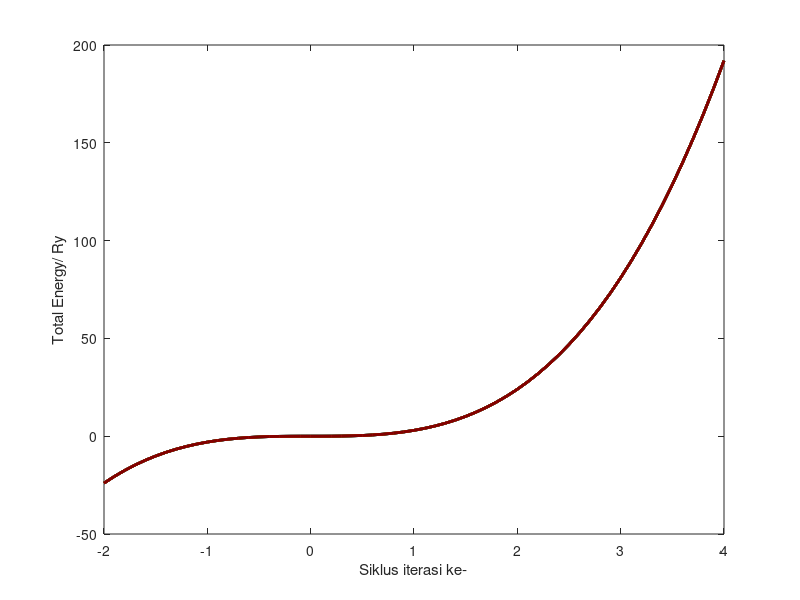

MATLAB code for this plot:
x = -2 :0.1:4;
y = 3*x.^3



figure,
set(gcf,'Color','w') 

plot(x,y,'-','LineWidth',2.0,'Color',[0 0 1])
hold on 
plot(x,y,'-','LineWidth',2.0,'Color',[0 0 0.5])
hold on 
plot(x,y,'-','LineWidth',2.0,'Color',[0 1 0])
hold on 
plot(x,y,'-','LineWidth',2.0,'Color',[0 0.5 0])
hold on 
plot(x,y,'-','LineWidth',2.0,'Color',[1 0 0])
hold on 
plot(x,y,'-','LineWidth',2.0,'Color',[0.5 0 0])
hold on 


xlabel('Siklus iterasi ke-')
ylabel('Total Energy/ Ry')